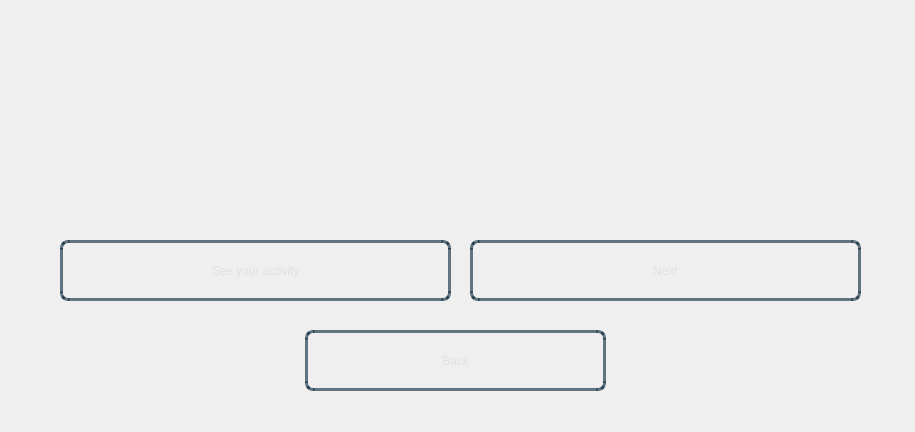
<?xml version="1.0" encoding="UTF-8"?>
<ui version="4.0">
 <class>Dialog</class>
 <widget class="QDialog" name="Dialog">
  <property name="geometry">
   <rect>
    <x>0</x>
    <y>0</y>
    <width>915</width>
    <height>432</height>
   </rect>
  </property>
  <property name="windowTitle">
   <string>Dialog</string>
  </property>
  <widget class="QWidget" name="bgwidget" native="true">
   <property name="geometry">
    <rect>
     <x>0</x>
     <y>0</y>
     <width>911</width>
     <height>431</height>
    </rect>
   </property>
   <property name="styleSheet">
    <string notr="true">QWidget#bgwidget{
background-color:qlineargradient(x1: 1, y1: 1, x2:1, y2: 0.2, stop: 0 rgba(0, 52, 89,140),
stop: 1 rgba(0, 168, 232,190))
}</string>
   </property>
   <widget class="QLabel" name="studentName">
    <property name="geometry">
     <rect>
      <x>220</x>
      <y>40</y>
      <width>641</width>
      <height>111</height>
     </rect>
    </property>
    <property name="styleSheet">
     <string notr="true">font: 24pt &quot;Sans Serif Collection&quot;;</string>
    </property>
    <property name="text">
     <string/>
    </property>
   </widget>
   <widget class="QPushButton" name="studentActivity">
    <property name="geometry">
     <rect>
      <x>60</x>
      <y>240</y>
      <width>391</width>
      <height>61</height>
     </rect>
    </property>
    <property name="styleSheet">
     <string notr="true">QPushButton{
border-radius:8px;
border:3px solid rgba(0,30,50,150);
color:rgba(225,225,225,255);
background-color:rgba(0,0,0,0);
font: 22pt &quot;Sans Serif Collection&quot;;
}
.QPushButton:hover
{
   background-color:white;
	color: rgba(0,30,50,150);
}
</string>
    </property>
    <property name="text">
     <string>See your activity</string>
    </property>
   </widget>
   <widget class="QPushButton" name="nextBtn">
    <property name="geometry">
     <rect>
      <x>470</x>
      <y>240</y>
      <width>391</width>
      <height>61</height>
     </rect>
    </property>
    <property name="styleSheet">
     <string notr="true">QPushButton{
border-radius:8px;
border:3px solid rgba(0,30,50,150);
color:rgba(225,225,225,255);
background-color:rgba(0,0,0,0);
font: 22pt &quot;Sans Serif Collection&quot;;
}
.QPushButton:hover
{
   background-color:white;
	color: rgba(0,30,50,150);
}
</string>
    </property>
    <property name="text">
     <string>Next</string>
    </property>
   </widget>
   <widget class="QPushButton" name="backBtn">
    <property name="geometry">
     <rect>
      <x>305</x>
      <y>330</y>
      <width>301</width>
      <height>61</height>
     </rect>
    </property>
    <property name="styleSheet">
     <string notr="true">QPushButton{
border-radius:8px;
border:3px solid rgba(0,30,50,150);
color:rgba(225,225,225,255);
background-color:rgba(0,0,0,0);
font: 22pt &quot;Sans Serif Collection&quot;;
}
.QPushButton:hover
{
   background-color:white;
	color: rgba(0,30,50,150);
}
</string>
    </property>
    <property name="text">
     <string>Back</string>
    </property>
   </widget>
  </widget>
 </widget>
 <resources/>
 <connections/>
</ui>
